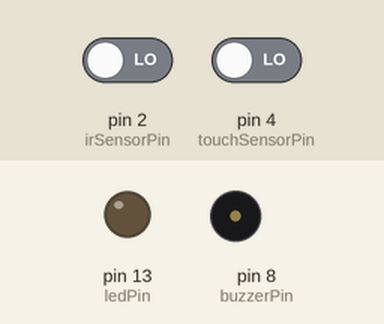
Recording of a sketch running on a simulated Arduino Uno, built with avr-gcc and run on an emulated ATmega328P. On the bench: output pins drawn as LEDs (lit = HIGH), buzzer (waves = sounding). Dashed ring = blinking. The test bench sets the inputs (shaded band); at power-on: pin 2 (irSensorPin) LOW, pin 4 (touchSensorPin) LOW.

Above: at 1.2 s.
1.3 s: pin 2 (irSensorPin) driven HIGH
At 1.7 s:
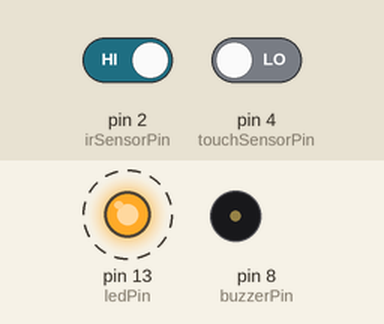
4.3 s: pin 4 (touchSensorPin) driven HIGH
At 4.7 s:
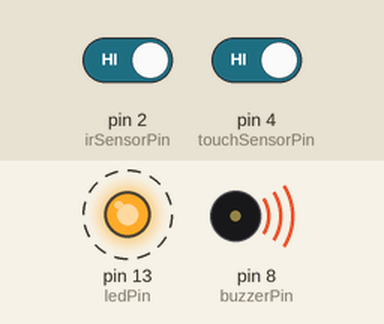
7.3 s: pin 4 (touchSensorPin) driven LOW
At 10.2 s:
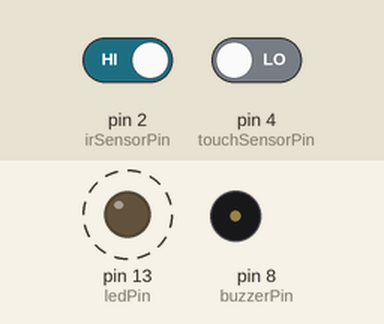
10.3 s: pin 2 (irSensorPin) driven LOW
At 11.1 s:
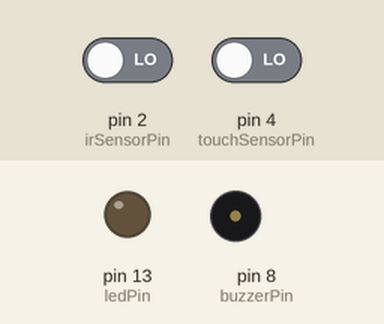
Timing chart, 0 to 12.8 s (numbered marks = the images above; inputs shaded):
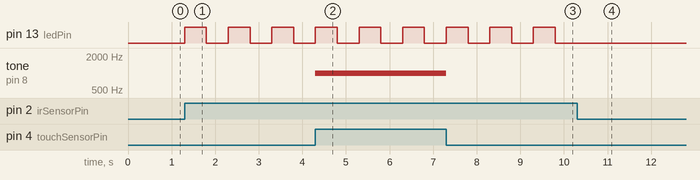

Measured:
- after the input at 1.3 s, pin 13 (ledPin): alternates HIGH for 0.50 s and LOW for 0.50 s, starting at once
- after the input at 4.3 s, tone on pin 8 (buzzerPin): silent → 1000 Hz at once
- after the input at 7.3 s, tone on pin 8 (buzzerPin): 1000 Hz → silent at once
- after the input at 10.3 s, pin 13 (ledPin): stops changing and stays LOW

The sketch:

Smart_Home_Automation.ino
```cpp
const int irSensorPin = 2;      // IR sensor connected to digital pin 2
const int touchSensorPin = 4;   // Touch sensor connected to digital pin 4
const int ledPin = 13;          // Built-in LED on most Arduino boards
const int buzzerPin = 8;        // Buzzer connected to digital pin 8

void setup() {
  pinMode(irSensorPin, INPUT);
  pinMode(touchSensorPin, INPUT);
  pinMode(ledPin, OUTPUT);
  pinMode(buzzerPin, OUTPUT);
  digitalWrite(ledPin, LOW); // Ensure the LED is initially off
}

void loop() {
  int irSensorValue = digitalRead(irSensorPin);
  int touchSensorValue = digitalRead(touchSensorPin);

  if (touchSensorValue == HIGH) {
    // Touch sensor is triggered; make the buzzer produce sound
    playBuzzerSound();
  } else {
    noTone(buzzerPin); // Turn off the buzzer
  }

  if (irSensorValue == HIGH) {
    // IR sensor detects signals; make the LED blink
    blinkLED();
  } else {
    digitalWrite(ledPin, LOW); // Turn off the LED
  }
}

void playBuzzerSound() {
  tone(buzzerPin, 1000); // Play a 1 kHz tone on the buzzer
}

void blinkLED() {
  digitalWrite(ledPin, HIGH); // Turn on the LED
  delay(500); // Blink duration
  digitalWrite(ledPin, LOW); // Turn off the LED
  delay(500); // Delay before next blink
}
```
